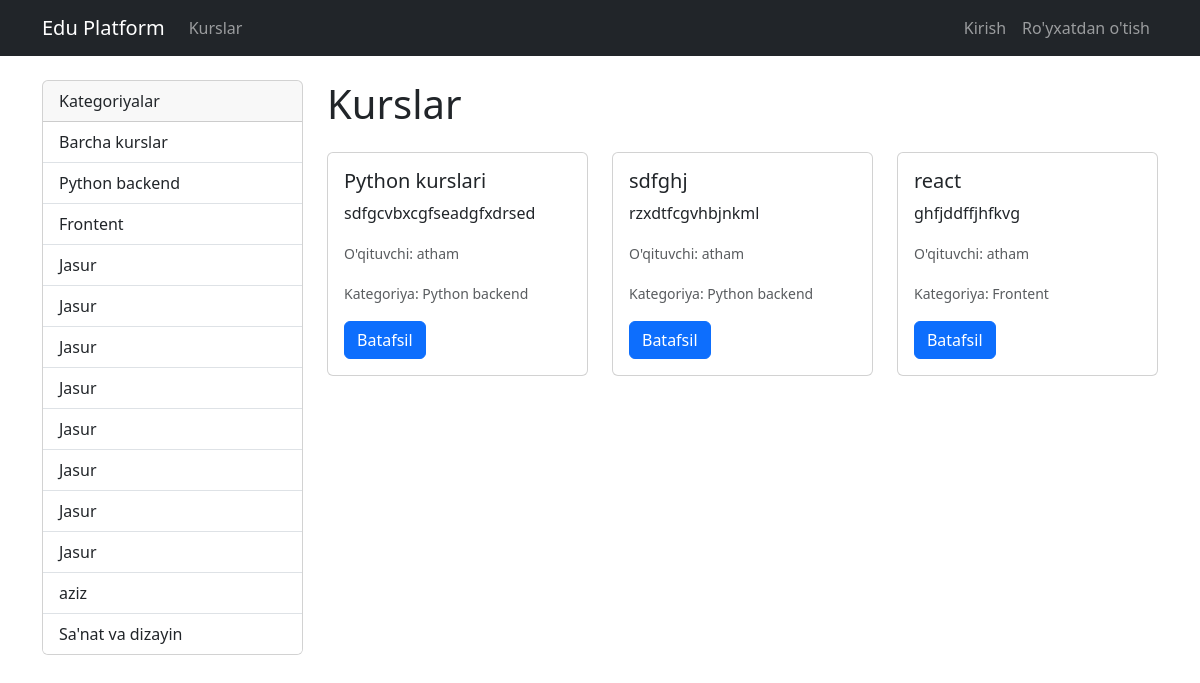
The page / on the database its author committed.
### api/models.py (models this page shows, shortened)
class Category(models.Model):
    name = models.CharField(max_length=100)
    slug = models.SlugField(unique=True)

class Course(models.Model):
    title = models.CharField(max_length=200)
    description = models.TextField()
    teacher = models.ForeignKey(User, on_delete=models.CASCADE, limit_choices_to={'role': 'teacher'},
                                related_name='courses')
    category = models.ForeignKey(Category, on_delete=models.CASCADE)
    created_at = models.DateTimeField(auto_now_add=True)
    updated_at = models.DateTimeField(auto_now=True)

class User(AbstractUser):
    ROLE_CHOICES = (
        ('admin', 'Admin'),
        ('teacher', 'Teacher'),
        ('student', 'Student'),
    )
    role = models.CharField(max_length=10, choices=ROLE_CHOICES, default='student')
    def __str__(self):
        return self.username

### web/views.py (the view)
# urls.py: path('', views.CourseListView.as_view(), name='home'),
class CourseListView(ListView):
    model = Course
    template_name = 'course_list.html'
    context_object_name = 'courses'
    def get_queryset(self):
        queryset = super().get_queryset()
        category_slug = self.kwargs.get('slug')
        if category_slug:
            queryset = queryset.filter(category__slug=category_slug)
        return queryset
    def get_context_data(self, **kwargs):
        context = super().get_context_data(**kwargs)
        context['categories'] = Category.objects.all()
        return context

### templates/course_list.html (shortened to what this page needs)
{% extends 'base.html' %}
{% block content %}
    <div class="row">
        <div class="col-12 col-md-3 mb-4 mb-md-0">
            <div class="card">
                <div class="card-header">
                    Kategoriyalar
                </div>
                <ul class="list-group list-group-flush">
                    <a href="{% url 'course_list' %}" class="list-group-item list-group-item-action">
                        Barcha kurslar
                    </a>
                    {% for category in categories %}
                        <a href="{% url 'courses_by_category' slug=category.slug %}" class="list-group-item list-group-item-action">
                            {{ category.name }}
                        </a>
                    {% endfor %}
                </ul>
            </div>
        </div>
        <div class="col-12 col-md-9">
            <h1 class="mb-4">Kurslar</h1>
            <div class="row">
                {% for course in courses %}
                    <div class="col-12 col-md-6 col-lg-4 mb-4">
                        <div class="card h-100">
                            <div class="card-body">
                                <h5 class="card-title">{{ course.title }}</h5>
                                <p class="card-text">{{ course.description|truncatewords:20 }}</p>
                                <p class="card-text"><small class="text-muted">O'qituvchi: {{ course.teacher }}</small></p>
                                <p class="card-text"><small class="text-muted">Kategoriya: {{ course.category.name }}</small></p>
                                <a href="{% url 'course_detail' course.id %}" class="btn btn-primary">Batafsil</a>
                            </div>
                        </div>
                    </div>
                {% empty %}
                    <div class="col-12">
                        <p class="alert alert-info">Bu kategoriyada kurslar mavjud emas.</p>
                    </div>
                {% endfor %}
            </div>
        </div>
    </div>
{% endblock %}

### templates/base.html (shortened to what this page needs)
<!DOCTYPE html>
<html lang="uz">
<head>
    <link href="https://cdn.jsdelivr.net/npm/bootstrap@5.3.3/dist/css/bootstrap.min.css" rel="stylesheet">
</head>
<body>
    <nav class="navbar navbar-expand-lg navbar-dark bg-dark">
        <div class="container">
            <a class="navbar-brand" href="{% url 'home' %}">Edu Platform</a>
            <div class="collapse navbar-collapse" id="navbarNav">
                <ul class="navbar-nav me-auto mb-2 mb-lg-0">
                    <li class="nav-item">
                        <a class="nav-link" href="{% url 'home' %}">Kurslar</a>
                    </li>
                </ul>
                <ul class="navbar-nav">
                    {% if user.is_authenticated %}
                        {% if user.role == 'admin' %}
                            <li class="nav-item">
                                <a class="nav-link" href="{% url 'admin_dashboard' %}">Admin Paneli</a>
                            </li>
                        {% elif user.role == 'teacher' %}
                            <li class="nav-item">
                                <a class="nav-link" href="{% url 'teacher_dashboard' %}">O'qituvchi Paneli</a>
                            </li>
                        {% elif user.role == 'student' %}
                            <li class="nav-item">
                                <a class="nav-link" href="{% url 'student_profile' %}">Profilim</a>
                            </li>
                        {% endif %}
                        <li class="nav-item">
                            <a class="nav-link" href="{% url 'logout' %}">Chiqish</a>
                        </li>
                    {% else %}
                        <li class="nav-item">
                            <a class="nav-link" href="{% url 'login' %}">Kirish</a>
                        </li>
                        <li class="nav-item">
                            <a class="nav-link" href="{% url 'register' %}">Ro'yxatdan o'tish</a>
                        </li>
                    {% endif %}
                </ul>
            </div>
        </div>
    </nav>
    <div class="container mt-4">
        {% block content %}{% endblock %}
    </div>
</body>
</html>

### templates/base.html (style rules this page uses)
.navbar-nav .nav-link { padding-left: 10px; padding-right: 10px; }

### rows shown on the page
Category: name "Python backend"
Category: name "Frontent"
Category: name "Jasur"
Category: name "Jasur"
Category: name "Jasur"
Category: name "Jasur"
Category: name "Jasur"
Category: name "Jasur"
Category: name "Jasur"
Category: name "Jasur"
Category: name "aziz"
Category: name "Sa'nat va dizayin"
Course: title "Python kurslari", description "sdfgcvbxcgfseadgfxdrsed", teacher "atham", category.name "Python backend"
Course: title "sdfghj", description "rzxdtfcgvhbjnkml", teacher "atham", category.name "Python backend"
Course: title "react", description "ghfjddffjhfkvg", teacher "atham", category.name "Frontent"
